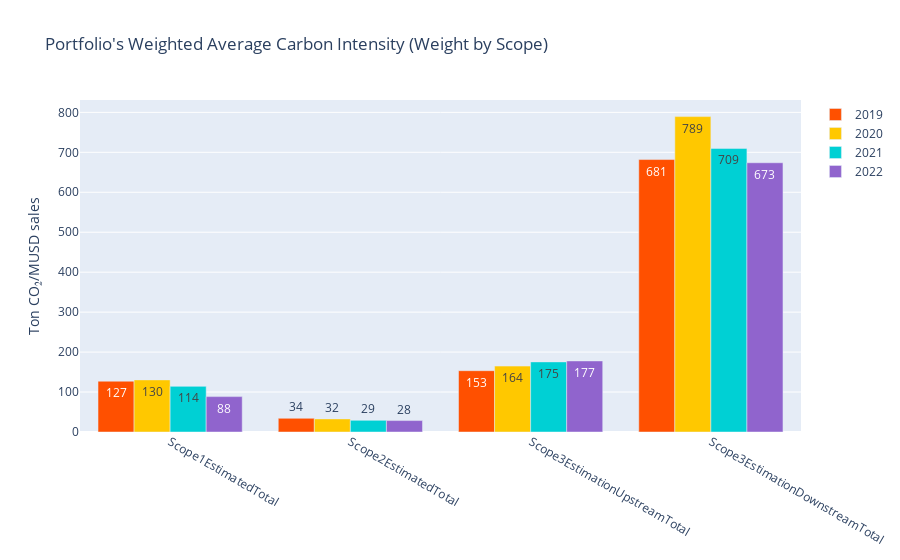

Notebook code for this chart:
### Code cell
# chart it in a bar graph
plotData = []
idx = 0
for yr in years:
    plotData.append(go.Bar(x = measures, name = str(yr),  y = wciData[idx],  text = [int(x) for x in wciData[idx]], marker_color=lsegColors[idx]))
    idx = idx + 1

layout = go.Layout(barmode = 'group')
fig = go.Figure(data = plotData, layout = layout)
fig.update_layout(title_text="Portfolio's Weighted Average Carbon Intensity (Weight by Scope)", yaxis=dict(title='Ton CO₂/MUSD sales'))
fig.show()

### Figure 1 — Plotly figure (JSON) as saved in the notebook; plotly's stock layout.template omitted (floating-point values rounded to 4 significant figures)
{"data": [{"marker": {"color": "#FF5000"}, "name": "2019", "text": ["127", "34", "153", "681"], "type": "bar", "x": ["Scope1EstimatedTotal", "Scope2EstimatedTotal", "Scope3EstimationUpstreamTotal", "Scope3EstimationDownstreamTotal"], "y": [127.1, 34.26, 153.4, 681.9]}, {"marker": {"color": "#FFC800"}, "name": "2020", "text": ["130", "32", "164", "789"], "type": "bar", "x": ["Scope1EstimatedTotal", "Scope2EstimatedTotal", "Scope3EstimationUpstreamTotal", "Scope3EstimationDownstreamTotal"], "y": [130.4, 32.79, 164.9, 789.4]}, {"marker": {"color": "#00D0D4"}, "name": "2021", "text": ["114", "29", "175", "709"], "type": "bar", "x": ["Scope1EstimatedTotal", "Scope2EstimatedTotal", "Scope3EstimationUpstreamTotal", "Scope3EstimationDownstreamTotal"], "y": [114.2, 29.2, 175.4, 709.8]}, {"marker": {"color": "#9064CD"}, "name": "2022", "text": ["88", "28", "177", "673"], "type": "bar", "x": ["Scope1EstimatedTotal", "Scope2EstimatedTotal", "Scope3EstimationUpstreamTotal", "Scope3EstimationDownstreamTotal"], "y": [88.57, 28.61, 177.9, 673.9]}], "layout": {"barmode": "group", "title": {"text": "Portfolio's Weighted Average Carbon Intensity (Weight by Scope)"}, "yaxis": {"title": {"text": "Ton CO₂/MUSD sales"}}}}
